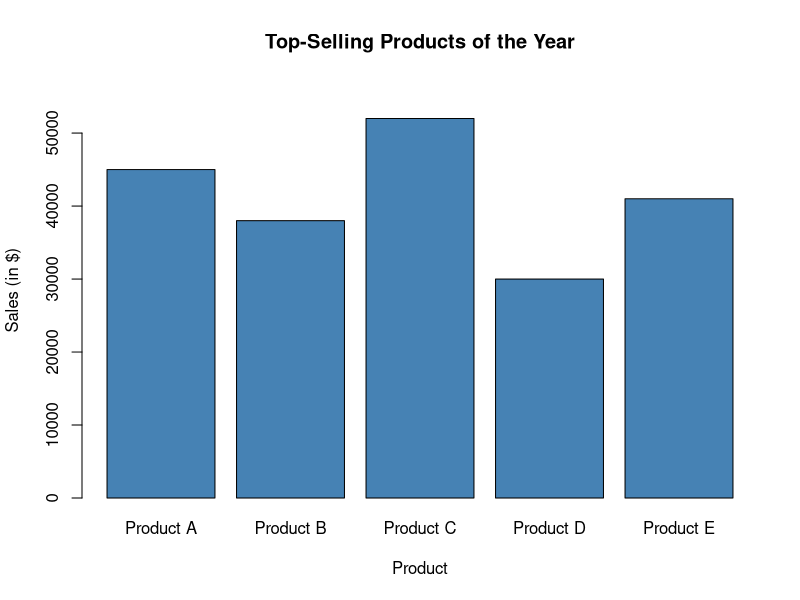

Recreate this plot in R.
# Set 1 - Q2: Bar chart of top-selling products
products <- c("Product A","Product B","Product C","Product D","Product E")
product_sales <- c(45000, 38000, 52000, 30000, 41000)

barplot(product_sales, names.arg = products,
        main = "Top-Selling Products of the Year",
        xlab = "Product", ylab = "Sales (in $)",
        col = "steelblue", ylim = c(0, max(product_sales) + 5000))
